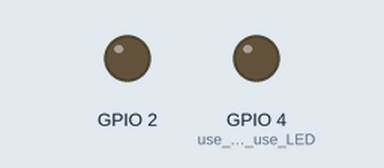
Simulated run of this sketch. Board: ESP8266 (NodeMCU). Shown: output pins drawn as LEDs (lit = HIGH). WiFi joins after 1.5 s; servers stay silent unless stated; random numbers use the default seed unless the sketch sets one; no MQTT or app messages arrive unless stated; pins used as bus, display or sensor lines are not drawn; what the sketch prints to the serial monitor is not drawn.

Above: at 18.8 s.
At 30.2 s:
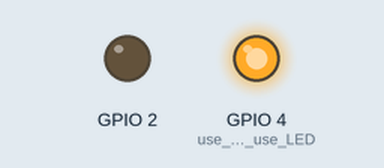
Timing chart, 0 to 46.7 s (numbered marks = the images above):
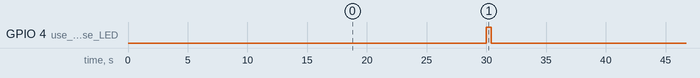

The sketch:

soilMoistureMonitoring.ino
```cpp
#include <ESP8266WiFi.h>
#include <PubSubClient.h>
#include <SPI.h>

#define MCP3204_CS 5 // CSpinの出力先を指定

//ESP-WROOM-02でアナログ入力をするために必要
extern "C" {
#include "user_interface.h"
}

// Update these with values suitable for your network.

const char* ssid = "enter-your-ssid";
const char* password = "enter-your-pass";
const char* mqtt_server = "enter-mqtt-broker-ip";

WiFiClient espClient;
PubSubClient client(espClient);
long lastMsg = 0;
char msg[50];
int value = 0;

void setup_wifi() {
  delay(10);

  digitalWrite(4, HIGH);
  delay(400);
  digitalWrite(4, LOW);
  delay(400);
  digitalWrite(4, HIGH);
  delay(400);
  digitalWrite(4, LOW);

  // We start by connecting to a WiFi network
  Serial.println();
  Serial.print("Connecting to ");
  Serial.println(ssid);

  WiFi.begin(ssid, password);

  while (WiFi.status() != WL_CONNECTED) {
    delay(500);
    Serial.print(".");
  }

  randomSeed(micros());

  Serial.println("");
  Serial.println("WiFi connected");
  Serial.println("IP address: ");
  Serial.println(WiFi.localIP());

  digitalWrite(4, HIGH);
  delay(2000);
  digitalWrite(4, LOW);
}

void callback(char* topic, byte* payload, unsigned int length) {
  Serial.print("Message arrived [");
  Serial.print(topic);
  Serial.print("] ");
  for (int i = 0; i < length; i++) {
    Serial.print((char)payload[i]);
  }
  Serial.println();

  // Switch on the LED if an 1 was received as first character
  if ((char)payload[0] == '1') {
    digitalWrite(BUILTIN_LED, LOW);   // Turn the LED on (Note that LOW is the voltage level
    // but actually the LED is on; this is because
    // it is acive low on the ESP-01)
  } else {
    digitalWrite(BUILTIN_LED, HIGH);  // Turn the LED off by making the voltage HIGH
  }

}

void reconnect() {
  // Loop until we're reconnected
  while (!client.connected()) {
    Serial.print("Attempting MQTT connection...");
    // Create a random client ID
    String clientId = "ESP8266Client-";
    clientId += String(random(0xffff), HEX);
    // Attempt to connect
    if (client.connect(clientId.c_str())) {
      Serial.println("connected");
      // Once connected, publish an announcement...
      // client.publish("soilMoistureMonitoring", "How you doing?");
      // ... and resubscribe
      // for me, don't need to subscribe
      // client.subscribe("inTopic");
    } else {
      Serial.print("failed, rc=");
      Serial.print(client.state());
      Serial.println(" try again in 5 seconds");
      // Wait 5 seconds before retrying
      delay(5000);
    }
  }
}

void setup() {
  pinMode(BUILTIN_LED, OUTPUT);     // Initialize the BUILTIN_LED pin as an output
  Serial.begin(115200);
  setup_wifi();
  client.setServer(mqtt_server, 1883); // 1883 is a port No.
  client.setCallback(callback);

  Serial.begin(115200); //シリアル通信も通常のArduinoとは違う
  pinMode(4, OUTPUT); // use when you want use LED

  // ＳＰＩの初期化
  SPI.begin() ;                           // ＳＰＩを行う為の初期化
  SPI.setBitOrder(MSBFIRST) ;             // ビットオーダー
  SPI.setDataMode(SPI_MODE1) ;            // CLK極性 0(idle=LOW)　CLK位相 1(LOW > HIGH)
  SPI.setClockDivider(SPI_CLOCK_DIV8) ;   // SPI通信クロック(CLK)は2MHz

  delay(3000) ;                           // 3Sしたら開始
}


// TOUTピンからの入力値を取得
// 湿度センサからの値を読み取る
/* A/D 変換するからいらなくなった
int getToutValue(){
 int res = system_adc_read(); //ここでTOUTの値を取得
 return res;
}
*/
void loop() {
  if (!client.connected()) {
    reconnect();
  }
  client.loop();
  long now = millis();

  if (now - lastMsg > 1000*30 ) {
    // int val= getToutValue();
    int val0;

    // MCP3208のCH0からアナログ値を読み込む
    val0 = ADC_analogRead(MCP3204_CS, 0);
    Serial.print("val0: ");
    Serial.println(val0);
    lastMsg = now;

    snprintf (msg, 75, "%d", val0);
    Serial.print("soil moisture level: ");
    Serial.println(msg);
    client.publish("soilMoistureMonitoring", msg);
    // checking if it works
    digitalWrite(4, HIGH);
    delay(400);
    digitalWrite(4, LOW);
  }
}

// ADC_analogRead(ss,channel)   MCP3208からアナログ値を読み取る処理
//  ss      : SPIのSS(CS)ピン番号を指定する
//  channel : 読み取るチャンネルを指定する(0-3ch)
int ADC_analogRead(int ss,int channel)
{
     static char f ;
     int d1 , d2 ;

     // 指定されたSSピンを出力に設定する(但し最初コールの１回のみ)
     if (f != 1) {
          pinMode(ss,OUTPUT) ;
          digitalWrite(ss,HIGH) ;
          f = 1 ;
          delay(1) ;
     }
     // ADCから指定チャンネルのデータを読み出す
     digitalWrite(ss,LOW) ;              // SS(CS)ラインをLOWにする
     d1 = SPI.transfer( 0x06 | (channel >> 2) ) ;
     d1 = SPI.transfer( channel << 6 ) ;
     d2 = SPI.transfer(0x00) ;
     digitalWrite(ss,HIGH) ;             // SS(CS)ラインをHIGHにする

     return (d1 & 0x0F)*256 + d2 ;
}
```

Measured:
- by itself, GPIO 4 (use_when_you_want_use_LED): alternates HIGH for 0.40 s and LOW for 29.6 s
